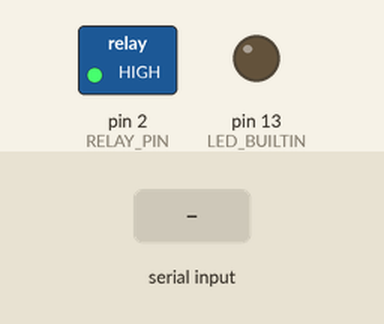
A sketch run on a simulated Arduino Uno, built with avr-gcc and run on an emulated ATmega328P. Parts: switched loads named in the sketch (green lamp = pin HIGH), output pins drawn as LEDs (lit = HIGH). The test bench sets the inputs (shaded band).

Above: at 1.2 s.
1.3 s: "ENABLE" received over Serial
At 2.4 s:
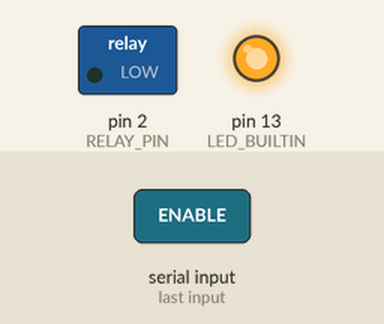
Timing chart, 0 to 7.9 s (numbered marks = the images above; inputs shaded):
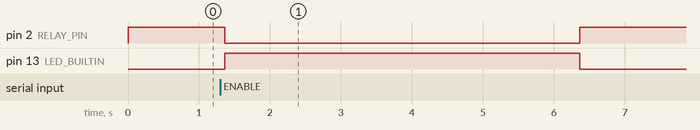

Measured:
- after the input at 1.3 s, pin 2 (RELAY_PIN): HIGH → LOW after 0.06 s, → HIGH 5.0 s later; pin 13 (LED_BUILTIN): LOW → HIGH after 0.06 s, → LOW 5.0 s later

The sketch:

UnlockScript.ino
```cpp
// The pin the relay is attached to.
const int RELAY_PIN = 2;
// How many seconds to keep the relay turned on.
const int DELAY = 5;

void setup() {
  // Setup everything...
  Serial.begin(9600);
  pinMode(RELAY_PIN, OUTPUT);
  pinMode(LED_BUILTIN, OUTPUT);
}

void loop() {
  // The Relay is active low, so write high to it in order to disable it.
  digitalWrite(RELAY_PIN, HIGH);
  digitalWrite(LED_BUILTIN, LOW);

  // If the serial port is available, read each character and concatenate it to a string.
  if (Serial.available() > 0){
    String content = "";
    char character;

    while(Serial.available()) {
        character = Serial.read();
        content.concat(character);
        delay(10); // Add a 10ms delay in order to receive the characters correctly.
    }

    // Finally, check the string, if it reads "ENABLE", turn on the relay, wait for 5 seconds, then turn it off.
    if (content == "ENABLE") {
      digitalWrite(RELAY_PIN, LOW);
      digitalWrite(LED_BUILTIN, HIGH);
      delay(DELAY * 1000);
    }
  }
}
```
